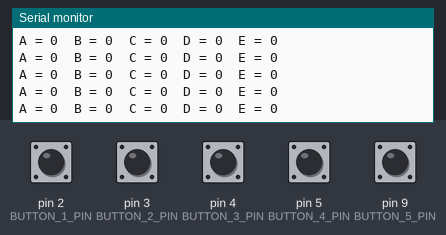
Bench run of a sketch on a simulated Arduino Uno, built with avr-gcc and run on an emulated ATmega328P. On the bench: the last lines printed to the serial monitor. Inputs (shaded band) come from the test bench; at power-on: pin 2 (BUTTON_1_PIN), pin 3 (BUTTON_2_PIN), pin 4 (BUTTON_3_PIN), pin 5 (BUTTON_4_PIN), pin 9 (BUTTON_5_PIN) HIGH.

Above: at 1.2 s.
1.3 s: pin 2 (BUTTON_1_PIN) pulled LOW for 0.15 s
At 1.9 s:
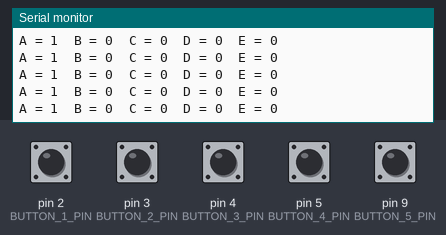
4.4 s: pin 3 (BUTTON_2_PIN) pulled LOW for 0.15 s
At 5.1 s:
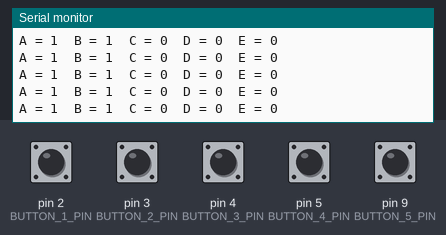
7.5 s: pin 4 (BUTTON_3_PIN) pulled LOW for 0.15 s
At 8.3 s:
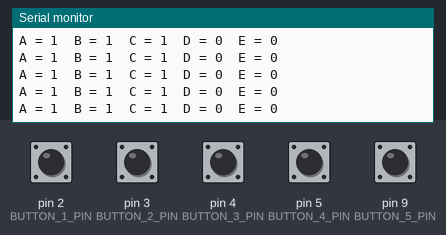
10.6 s: pin 5 (BUTTON_4_PIN) pulled LOW for 0.15 s
At 11.5 s:
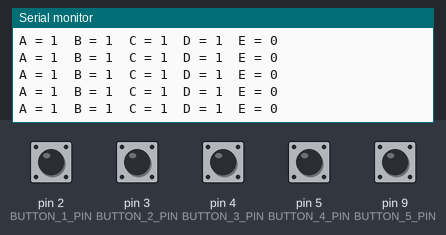
13.7 s: pin 9 (BUTTON_5_PIN) pulled LOW for 0.15 s
At 14.3 s:
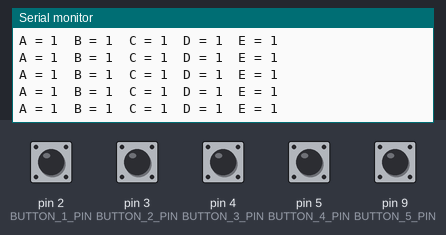
15.3 s: pin 2 (BUTTON_1_PIN) pulled LOW for 1 s
At 15.9 s:
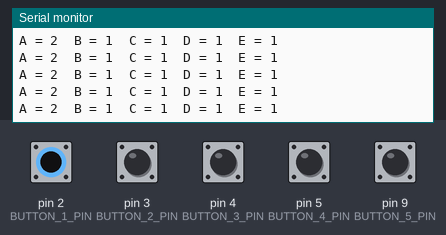
Timing chart, 0 to 18.3 s (numbered marks = the images above; inputs shaded):
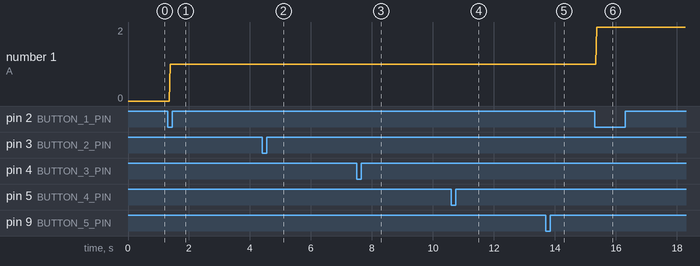

Measured:
- after the input at 1.3 s, the serial monitor: prints a new line after 0.09 s (image 1)
- after the input at 4.4 s, the serial monitor: prints a new line after 0.08 s (image 2)
- after the input at 7.5 s, the serial monitor: prints a new line after 0.08 s (image 3)
- after the input at 10.6 s, the serial monitor: prints a new line after 0.07 s (image 4)
- after the input at 13.7 s, the serial monitor: prints a new line after 0.10 s (image 5)
- after the input at 15.3 s, the serial monitor: prints a new line after 0.08 s (image 6)
- plotted number 1: 0 → 1 after the input at 1.3 s, 1 → 2 after the input at 15.3 s

The sketch:

Hamdi_Button.ino
```cpp
#define BUTTON_1_PIN 2
#define BUTTON_2_PIN 3
#define BUTTON_3_PIN 4
#define BUTTON_4_PIN 5
#define BUTTON_5_PIN 9

class Button {
  private:
    int pin;
    int ButtonState, lastState;
    int count;
  public:
    Button(int pin) {
      // Use 'this->' to make the difference between the
      // 'pin' attribute of the class and the
      // local variable 'pin' created from the parameter.
      this-> pin = pin;

      count = 0;
      lastState = HIGH;
      init();
    }

    void init() {
      pinMode(pin, INPUT_PULLUP);
    }

    int operation(){
      ButtonState = digitalRead(pin);
      if( ButtonState != lastState && ButtonState == LOW ) {
        count++;
        lastState = ButtonState;
      }
      lastState = ButtonState;
    return count;
    }
};


Button A(BUTTON_1_PIN); //assign pin 2 to A variable
Button B(BUTTON_2_PIN); //assign pin 3 to B variable
Button C(BUTTON_3_PIN); //assign pin 4 to C variable
Button D(BUTTON_4_PIN); //assign pin 5 to D variable
Button E(BUTTON_5_PIN); //assign pin 9 to E variable

void setup() {
  Serial.begin(9600);
}

void loop() {
  int button_A, button_B, button_C, button_D, button_E;

    button_A = A.operation();
    button_B = B.operation();
    button_C = C.operation();
    button_D = D.operation();
    button_E = E.operation();

    Serial.print("A = "); Serial.print(button_A); Serial.print("\t");
    Serial.print("B = "); Serial.print(button_B); Serial.print("\t");
    Serial.print("C = "); Serial.print(button_C); Serial.print("\t");
    Serial.print("D = "); Serial.print(button_D); Serial.print("\t");
    Serial.print("E = "); Serial.println(button_E);
}
```
